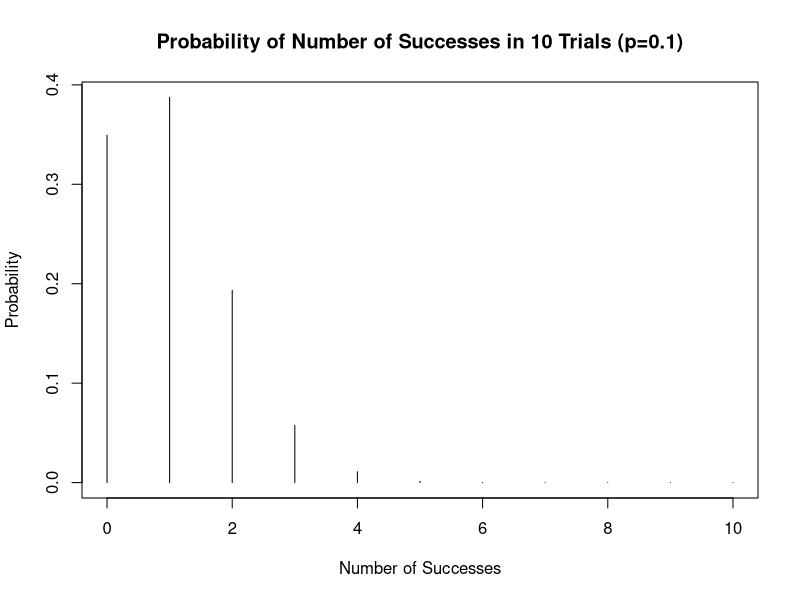

Generate this figure with R:
## ---- chunk 1
get_num_heads_probability_array <- function(num_samples, num_tosses, toss_prob=0.5){
    output <- c()

    # The number of heads in num_samples samples of num_tosses coin tosses.
    heads_per_sample <- rbinom(num_samples, num_tosses, toss_prob)
    for (i in 0:num_tosses){
        # How many samples have i heads?
        count_i <- sum(heads_per_sample==i) 

        # What is the probability of getting i heads?
        p_i <- count_i/num_samples
        output <- c(output, p_i)
    }
    output
}
num_samples <- 1e5
num_tosses <- 3
probability_array <- get_num_heads_probability_array(1e5, 3)
for (i in 0:num_tosses){
    cat("p(", i, ") = ", probability_array[i+1], "\n", sep="")
}
## ---- chunk 2
probability_array <- get_num_heads_probability_array(1e6, 10, 0.1)

# Graph of probability_array
plot(0:10, probability_array, type="h", xlab="Number of Successes", ylab="Probability", main="Probability of Number of Successes in 10 Trials (p=0.1)")
## ---- chunk 3
dbinom(2, 10, 0.1)
probability_array[3]
# 3 because we want the probability of 2 successes
## ---- chunk 4
pbinom(2, 10, 0.1)
probability_array[1] + probability_array[2] + probability_array[3]
## ---- chunk 5
1 - pbinom(2, 10, 0.1)
1 - (probability_array[1] + probability_array[2] + probability_array[3])
## ---- chunk 6
pbinom(4, 10, 0.1) - pbinom(1, 10, 0.1)
probability_array[3] + probability_array[4] + probability_array[5]
## ---- chunk 7
dbinom(3, 5, 0.24)
## ---- chunk 8
# Simulate the number of spillages in 5 rigs over 1e6 trials
num_trials <- 1e6
spillages <- rbinom(num_trials, 5, 0.24)
# Calculate the probability of exactly 3 spillages
prob_exactly_3 <- sum(spillages == 3) / num_trials
prob_exactly_3
## ---- chunk 9
pbinom(4, 5, 0.24) - pbinom(1, 5, 0.24)
## ---- chunk 10
# Calculate the probability of between 2 and 4 spillages
prob_between_2_and_4 <- sum(spillages >= 2 & spillages <= 4) / num_trials
prob_between_2_and_4
## ---- chunk 11
1 - pbinom(2, 5, 0.24)
## ---- chunk 12
# Calculate the probability of at least half of the rigs experiencing a spillage
prob_at_least_half <- sum(spillages >= 3) / num_trials
prob_at_least_half
## ---- chunk 13
# Probability of no defects
p_no_defects <- dbinom(0, 2, 0.03)
p_no_defects

# Probability of exactly one defect
p_one_defect <- dbinom(1, 2, 0.03)
p_one_defect

# Probability of exactly two defects
p_two_defects <- dbinom(2, 2, 0.03)
p_two_defects
## ---- chunk 14
set.seed(123)
EV_from_simulated_draws <- function(outcomes, probabilities) {
    num_draws <- 1e5
    mean(sample(outcomes, size = num_draws, replace = TRUE, prob = probabilities))
}
## ---- chunk 15
EV_from_simulated_draws(c(0, 1, 2, 3), c(0.125, 0.375, 0.375, 0.125))
## ---- chunk 16
EV_from_simulated_draws(c(20, 25, 30, 35), c(0.20, 0.15, 0.25, 0.40))
## ---- chunk 17
EV_from_simulated_draws(c(0, 1, 2, 3, 4, 5), c(0.18, 0.39, 0.24, 0.14, 0.04, 0.01))
## ---- chunk 18
EV_from_simulated_draws(c(-100, 0, 50, 100, 150, 200), c(0.10, 0.20, 0.30, 0.25, 0.1, 0.05))
## ---- chunk 19
set.seed(123)
simulate_draws <- function(outcomes, probabilities) {
    num_draws <- 1e5
    sample(outcomes, size = num_draws, replace = TRUE, prob = probabilities)
}
draws <- simulate_draws(c(0, 1, 2, 3, 4, 5), c(0.18, 0.39, 0.24, 0.14, 0.04, 0.01))
## ---- chunk 20
mean(draws == 2)
## ---- chunk 21
mean(draws <= 2)
## ---- chunk 22
mean(draws > 2)
## ---- chunk 23
mean(draws >= 2 & draws < 5)
## ---- chunk 24
set.seed(123)
num_trials <- 1e6
discounts <- rbinom(num_trials, 8, 0.3)
prob_no_discount <- mean(discounts == 0)
prob_all_discount <- mean(discounts == 8)
prob_less_than_3_discount <- mean(discounts < 3)
prob_at_least_2_discount <- mean(discounts >= 2)
prob_no_discount
prob_all_discount
prob_less_than_3_discount
prob_at_least_2_discount
